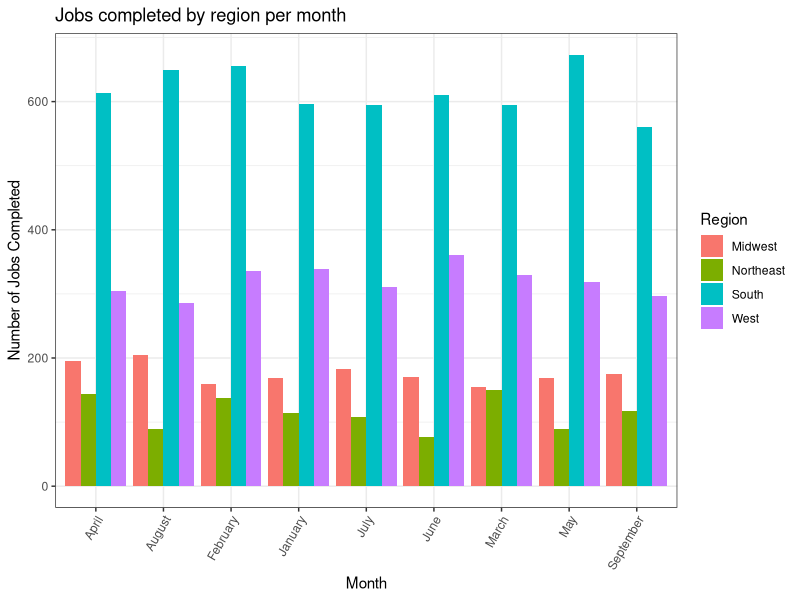
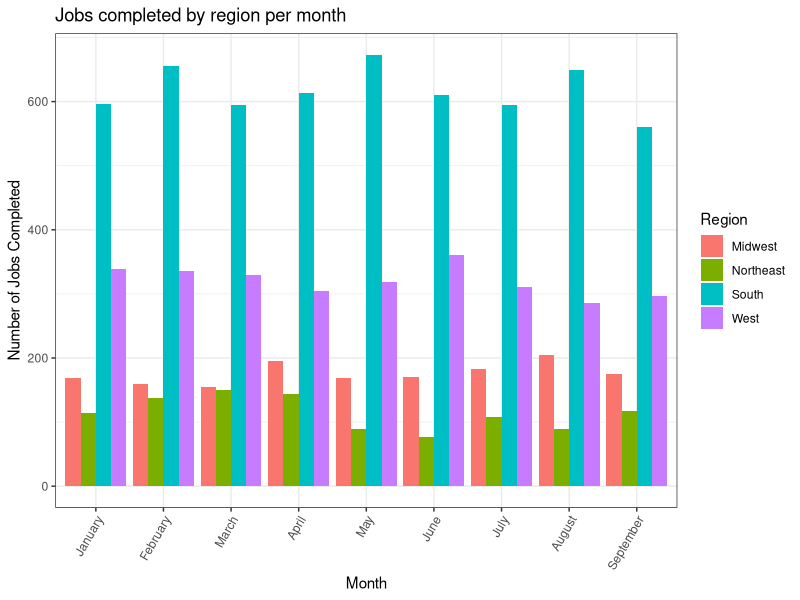

Recreate these plots in R, in order.
## ---- chunk 1
knitr::opts_chunk$set(echo = TRUE)
## ---- chunk 2
library(tidyverse)
## ---- chunk 3
#This line of code will rename the internal data set construction into const.
const <- construction
## ---- chunk 4
head(const, n = 5)

#This data is not 'tidy' and has some columns which can be altered. Additionally, this dataset is presented in a wide format.
## ---- chunk 5
# This line of code will filter down the total amount of columns from 9 to 6 total columns.

const <- select(construction, Year, Month, Northeast, Midwest, South, West)
## ---- chunk 6
str(const)

# i. This dataset is comprised of 9 rows.
# ii. There are now 6 columns.
#iii. Columns (year = numeric), (Month = character), (Northeast = Numeric), (Midwest = Numeric), (West = Numeric) 

## ---- chunk 7
# Beginning of code to pipe "const" and assign the new prodcut with a different variable name.
const_long <- const %>% 
  pivot_longer(
    cols = c(Northeast, Midwest, South, West),  #This section directs R to manipulate the following columns and create a new column with all catagoreis included within in. 
    names_to = "Region", #assigns name to newly formed column.
    values_to = "Jobs_completed") #this assigns all values to a new column and adds a name.

const_long



#b.	For question 3, tell me why you chose to input each “FILL_THIS_IN” call as you did, and provide a comment for each line of code describing what the line does.

# The question asks to alter the dataset so that jobs completed is listed for each region and year. I selected columns Northeast, Midwest, South, and West and placed them within cols = c(FILL_THIS_IN) as ths would direct R to combine the columns. I also readjusted the labeling to match what he question had wanted.


## ---- chunk 8
# For question 4, tell me whether this data is “tidy” and why you believe that to be the case.

#This data is tidy. The dataset has a structured format and no values are missing.


#For question 5, we will begin that process. Specifically, I want you to interpret the data and tell me how the regions compare in construction jobs completed for each month of the 2018 season.



summary(const$"Northeast") 

summary(const$"Midwest")

summary(const$"South")

summary(const$"West")

#Using the summary function, the mean number of jobs completed was found for each region. This then led to a visual inspection of the const_long dataset. After filtering the jobs_completed column from high to low, it was observed that for the south region, the month of May had the most completed jobs. For the west region, the month of June had the most jobs completed. The Midwest region had the most jobs completed in the month of August. Lastly, the Northeast had the most jobs completed in the month of march.

## ---- chunk 9

ggplot(const_long, 
       aes(x = Month, 
           y = Jobs_completed,
           fill = Region)) +
  geom_bar(stat = "identity", position = "dodge") +
  labs( x = "Month",
        y = "Number of Jobs Completed",
        fill = "Region",
        title = "Jobs completed by region per month") +
  theme_bw()+
  theme(axis.text.x = element_text(angle = 60, hjust = 1))


  
## ---- chunk 10

# This code sets up the order in which the months will be displayed on the x-axis
Months_ordered <- c("January", "February", "March", "April", "May", "June", "July", "August", "September")

# This line selects th month column within the const_long dataset and alters the order of months on the x-axis.
const_long$Month <- factor(const_long$Month, levels = Months_ordered)

# this line is a rerun of the above graph, but with an ordered month format.
ggplot(const_long, 
       aes(x = Month, 
           y = Jobs_completed,
           fill = Region)) +
  geom_bar(stat = "identity", position = "dodge") +
  labs( x = "Month",
        y = "Number of Jobs Completed",
        fill = "Region",
        title = "Jobs completed by region per month")+
  theme_bw()+
  theme(axis.text.x = element_text(angle = 60, hjust = 1))

str(const_long)
## ---- chunk 11
const_arranged <- const_long %>% arrange(Region) #changes the region column to group each area together.

head(const_arranged)
## ---- chunk 12

const_wide <- const_long %>%
  pivot_wider(
    id_cols  = c(Month,Year), 
    names_from = Region, 
    values_from = Jobs_completed)

const_wide

str(const_wide)

#By reverting the dataset back to the wide format, we lose the jobs completed column which was used for the y-axis in the long format graph.

